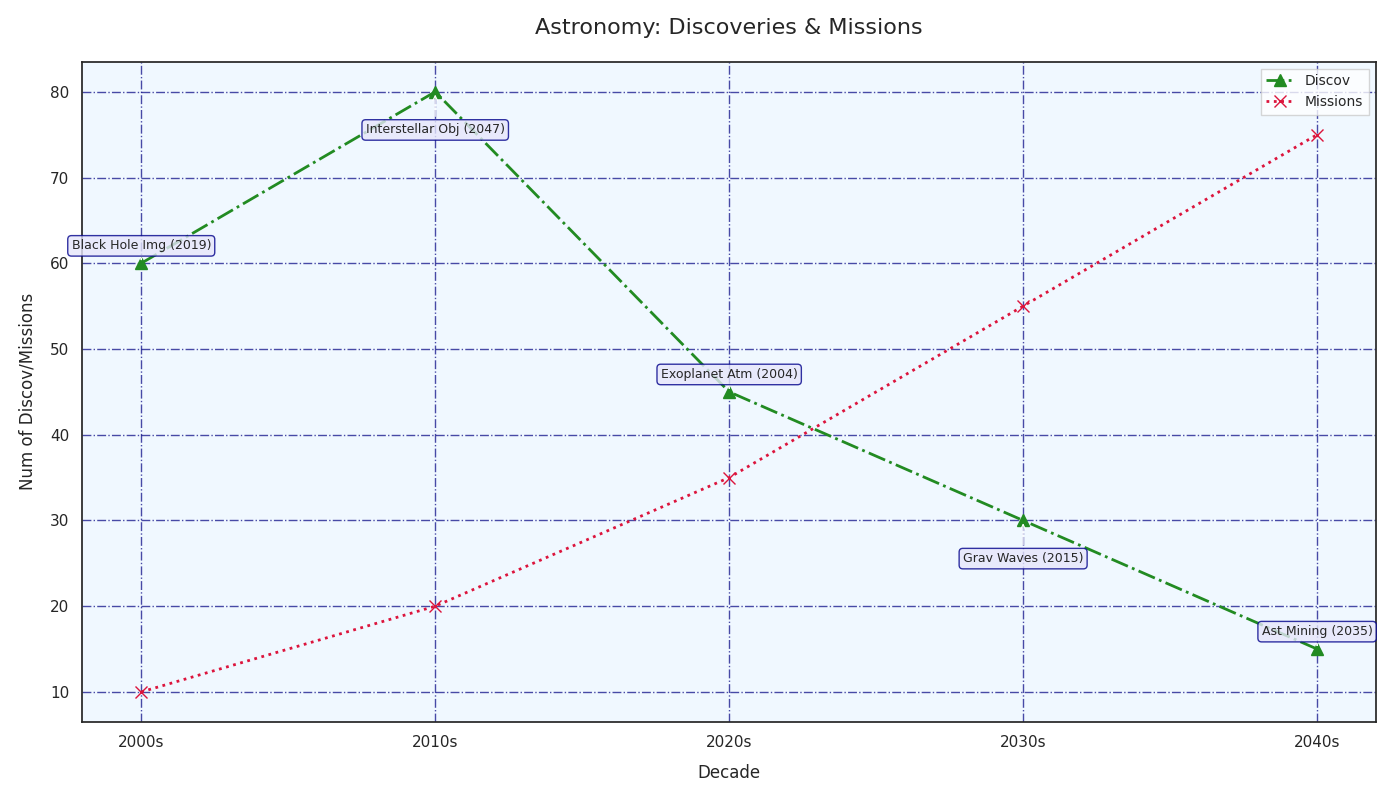

Python code for this plot:
import matplotlib.pyplot as plt

decades = ['2000s', '2010s', '2020s', '2030s', '2040s']
discoveries = [60, 80, 45, 30, 15]
breakthroughs = [
    "Black Hole Img",
    "Interstellar Obj",
    "Exoplanet Atm",
    "Grav Waves",
    "Ast Mining"
]
breakthrough_years = ['2019', '2047', '2004', '2015', '2035']
missions = [10, 20, 35, 55, 75]

fig, ax = plt.subplots(figsize=(14, 8))

# Change marker types and line styles
ax.plot(decades, discoveries, marker='^', linestyle='-.', color='forestgreen', linewidth=2, label='Discov', markersize=8)
ax.plot(decades, missions, marker='x', linestyle=':', color='crimson', linewidth=2, label='Missions', markersize=8)

# Alter grid style
ax.grid(True, linestyle='-.', color='navy', alpha=0.7)

for i, txt in enumerate(breakthroughs):
    ax.annotate(
        f'{txt} ({breakthrough_years[i]})',
        xy=(decades[i], discoveries[i]),
        xytext=(0, 10 if i % 2 == 0 else -30),
        textcoords='offset points',
        arrowprops=dict(facecolor='darkred', arrowstyle='->', lw=0.8),
        fontsize=9,
        ha='center',
        bbox=dict(boxstyle="round,pad=0.3", edgecolor='darkblue', facecolor='lavender', alpha=0.8)
    )

ax.set_xlabel('Decade', fontsize=12, labelpad=10)
ax.set_ylabel('Num of Discov/Missions', fontsize=12, labelpad=10)
ax.set_title('Astronomy: Discoveries & Missions', fontsize=16, pad=20)

# Modify legend style
ax.legend(loc='upper right', fontsize=10, frameon=True, shadow=False, fancybox=False)
ax.set_facecolor('aliceblue')
plt.tight_layout()
plt.show()
